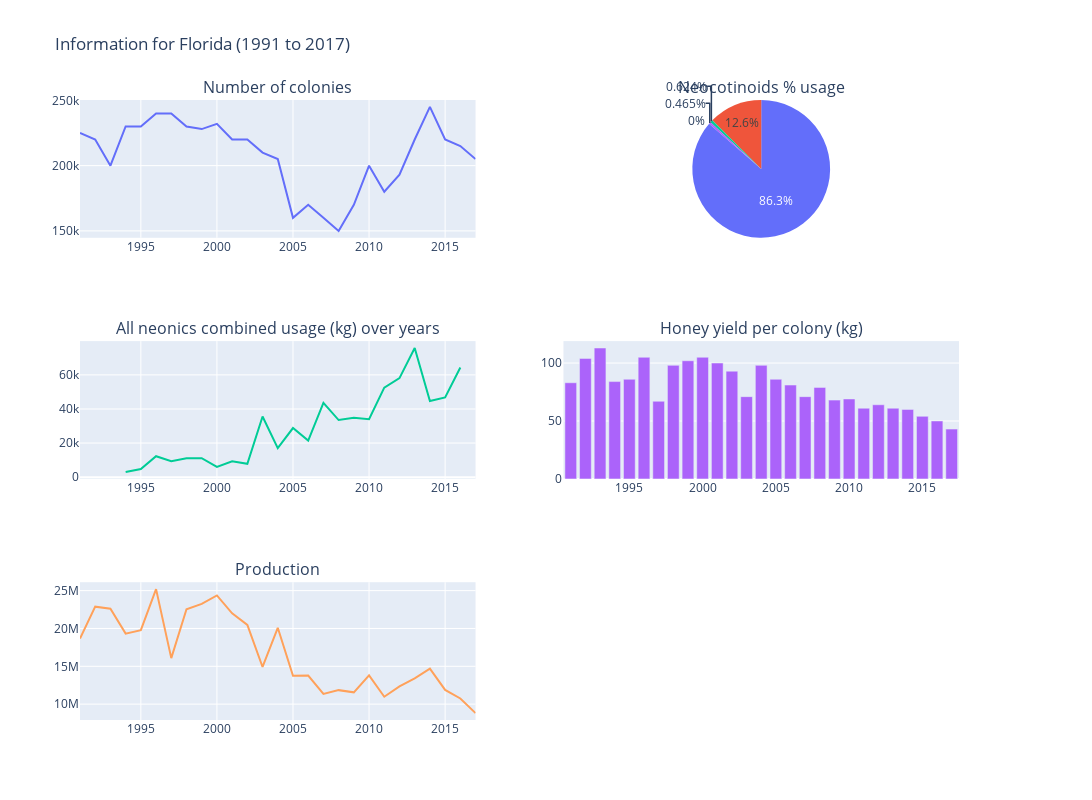

Source (notebook cell):
### Code cell
fig = make_subplots(
    rows=3, cols=2,
    specs=[[{}, {"type": "domain"}], [{}, {"type": "xy"}], [{}, {}]],
    subplot_titles=(f"Number of colonies","Neocotinoids % usage", f"{neo_name} usage (kg) over years", "Honey yield per colony (kg)", "Production")
)

fig.add_trace(go.Scatter(x=df_state.year, y=df_state.numcol), row=1, col=1)
fig.add_trace(go.Pie(values=neonics.values, labels=neonics.index), row=1, col=2)
fig.add_trace(go.Scatter(x=df_state.year, y=df_state[f'{neo}']), row=2, col=1)
fig.add_trace(go.Bar(y=df_state.yieldpercol, x=df_state.year), row=2, col=2)
fig.add_trace(go.Scatter(x=df_state.year, y=df_state.totalprod), row=3, col=1)

fig.update_layout(
    showlegend=False, 
    title_text=f"Information for {state} (1991 to 2017)",  
    autosize=False,
    width=1200,
    height=800,)


fig.show()

### Figure 1 — Plotly figure (JSON) as saved in the notebook; plotly's stock layout.template omitted (floating-point values rounded to 4 significant figures)
{"data": [{"type": "scatter", "x": [1991, 1992, 1993, 1994, 1995, 1996, 1997, 1998, 1999, 2000, 2001, 2002, 2003, 2004, 2005, 2006, 2007, 2008, 2009, 2010, 2011, 2012, 2013, 2014, 2015, 2016, 2017], "xaxis": "x", "y": [225000, 220000, 200000, 230000, 230000, 240000, 240000, 230000, 228000, 232000, 220000, 220000, 210000, 205000, 160000, 170000, 160000, 150000, 170000, 200000, 180000, 193000, 220000, 245000, 220000, 215000, 205000], "yaxis": "y"}, {"domain": {"x": [0.55, 1], "y": [0.7778, 1]}, "labels": ["nCLOTHIANIDIN", "nIMIDACLOPRID", "nTHIAMETHOXAM", "nACETAMIPRID", "nTHIACLOPRID"], "type": "pie", "values": [3096.0, 575000.0, 83650.0, 4156.0, 0]}, {"type": "scatter", "x": [1991, 1992, 1993, 1994, 1995, 1996, 1997, 1998, 1999, 2000, 2001, 2002, 2003, 2004, 2005, 2006, 2007, 2008, 2009, 2010, 2011, 2012, 2013, 2014, 2015, 2016, 2017], "xaxis": "x2", "y": [null, null, null, 3039.0, 4828.0, 12278, 9348.0, 11050.0, 11170.0, 6004.0, 9379.0, 7857.0, 35600.0, 17000.0, 28810.0, 21462, 43610.0, 33510.0, 34860.0, 34000.0, 52530.0, 58060.0, 75750.0, 44670.0, 46750.0, 64320.0, null], "yaxis": "y2"}, {"type": "bar", "x": [1991, 1992, 1993, 1994, 1995, 1996, 1997, 1998, 1999, 2000, 2001, 2002, 2003, 2004, 2005, 2006, 2007, 2008, 2009, 2010, 2011, 2012, 2013, 2014, 2015, 2016, 2017], "xaxis": "x3", "y": [83, 104, 113, 84, 86, 105, 67, 98, 102, 105, 100, 93, 71, 98, 86, 81, 71, 79, 68, 69, 61, 64, 61, 60, 54, 50, 43], "yaxis": "y3"}, {"type": "scatter", "x": [1991, 1992, 1993, 1994, 1995, 1996, 1997, 1998, 1999, 2000, 2001, 2002, 2003, 2004, 2005, 2006, 2007, 2008, 2009, 2010, 2011, 2012, 2013, 2014, 2015, 2016, 2017], "xaxis": "x4", "y": [18675000, 22880000, 22600000, 19320000, 19780000, 25200000, 16080000, 22540000, 23256000, 24360000, 22000000, 20460000, 14910000, 20090000, 13760000, 13770000, 11360000, 11850000, 11560000, 13800000, 10980000, 12352000, 13420000, 14700000, 11880000, 10750000, 8815000], "yaxis": "y4"}], "layout": {"annotations": [{"font": {"size": 16}, "showarrow": false, "text": "Number of colonies", "x": 0.225, "xanchor": "center", "xref": "paper", "y": 1, "yanchor": "bottom", "yref": "paper"}, {"font": {"size": 16}, "showarrow": false, "text": "Neocotinoids % usage", "x": 0.775, "xanchor": "center", "xref": "paper", "y": 1, "yanchor": "bottom", "yref": "paper"}, {"font": {"size": 16}, "showarrow": false, "text": "All neonics combined usage (kg) over years", "x": 0.225, "xanchor": "center", "xref": "paper", "y": 0.6111, "yanchor": "bottom", "yref": "paper"}, {"font": {"size": 16}, "showarrow": false, "text": "Honey yield per colony (kg)", "x": 0.775, "xanchor": "center", "xref": "paper", "y": 0.6111, "yanchor": "bottom", "yref": "paper"}, {"font": {"size": 16}, "showarrow": false, "text": "Production", "x": 0.225, "xanchor": "center", "xref": "paper", "y": 0.2222, "yanchor": "bottom", "yref": "paper"}], "autosize": false, "height": 800, "showlegend": false, "title": {"text": "Information for Florida (1991 to 2017)"}, "width": 1200, "xaxis": {"anchor": "y", "domain": [0, 0.45]}, "xaxis2": {"anchor": "y2", "domain": [0, 0.45]}, "xaxis3": {"anchor": "y3", "domain": [0.55, 1]}, "xaxis4": {"anchor": "y4", "domain": [0, 0.45]}, "xaxis5": {"anchor": "y5", "domain": [0.55, 1]}, "yaxis": {"anchor": "x", "domain": [0.7778, 1]}, "yaxis2": {"anchor": "x2", "domain": [0.3889, 0.6111]}, "yaxis3": {"anchor": "x3", "domain": [0.3889, 0.6111]}, "yaxis4": {"anchor": "x4", "domain": [0, 0.2222]}, "yaxis5": {"anchor": "x5", "domain": [0, 0.2222]}}}
